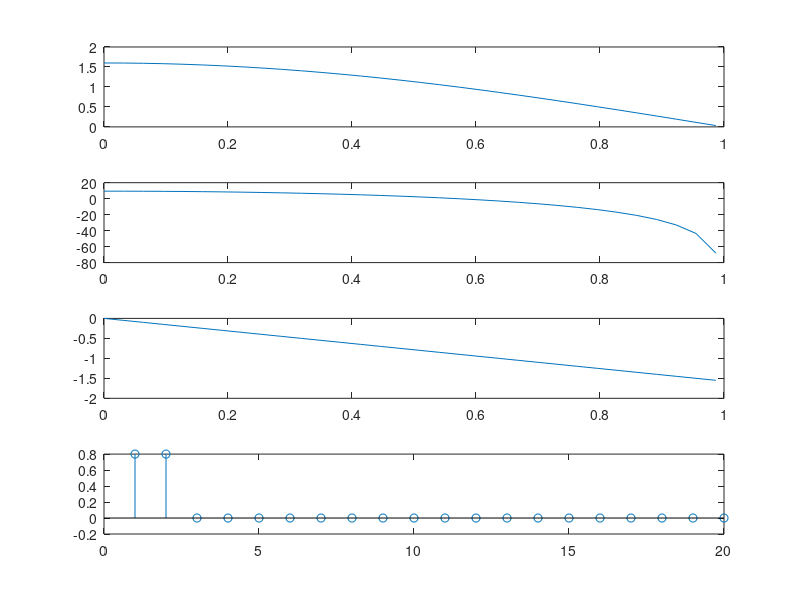

This figure's MATLAB source:


b=[.8,.8]
a=[1]
w=0:0.1:pi
H=freqz(b,a,w)
subplot(4,1,1)
plot(w/pi,abs(H))
subplot(4,1,2)
plot(w/pi,20*log(abs(H)))
subplot(4,1,3)
plot(w/pi,angle(H))
subplot(4,1,4)
h=impz(b,a,20)
stem(h)
